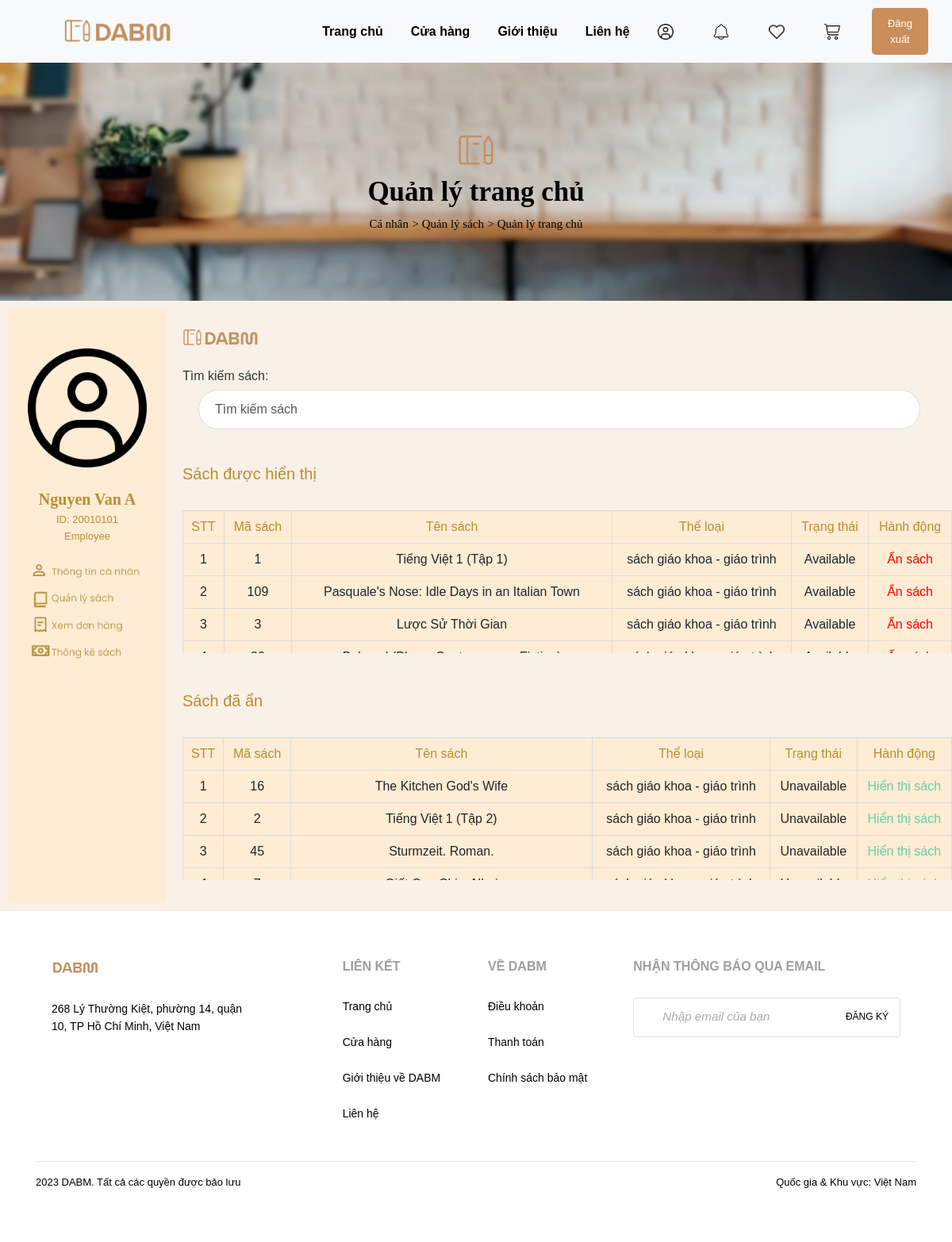
Page /manage_homepage.php (signed in) on the committed database.
### tables this page shows
CREATE TABLE `user` (
  `ID` varchar(45) NOT NULL,
  `sur_name` varchar(45) DEFAULT NULL,
  `last_name` varchar(45) DEFAULT NULL,
  `phone_num` varchar(45) DEFAULT NULL,
  `email` varchar(45) DEFAULT NULL,
  `username` varchar(45) DEFAULT NULL,
  `password` varchar(45) DEFAULT NULL,
  `user_info` longtext DEFAULT NULL
);

CREATE TABLE `book` (
  `book_ID` varchar(45) NOT NULL,
  `book_name` varchar(45) NOT NULL,
  `publication_year` year(4) NOT NULL,
  `release_date` date NOT NULL,
  `page_count` int(11) NOT NULL,
  `purchase_price` mediumint(9) NOT NULL,
  `sale_price` mediumint(9) NOT NULL,
  `remaining_quantity` int(11) NOT NULL,
  `display_status` varbinary(45) NOT NULL,
  `deleted_tag` int(11) NOT NULL DEFAULT 0,
  `description` longtext DEFAULT NULL,
  `publisher_ID` varchar(45) NOT NULL,
  `img_path` varchar(10000) DEFAULT NULL
);

### connection.php (called while the page is built, shortened)
<?php
if(!isset($_SESSION['user_id'])){
    header('location:homepage.php');
}
else{
    $con = require __DIR__ . "/database.php";
}
$id = $_SESSION['user_id'];
$query = "SELECT sur_name, last_name, phone_num, email, username, password, user_info
          FROM user
          WHERE ID = $id;";
$result = mysqli_query($con,$query);
$row = mysqli_fetch_assoc($result);
?>

### manage_homepage.php (the view, shortened to what this page needs)
<?php
    include_once('connection.php');
?>
<!DOCTYPE html>
<html>
<head>
    <link rel="stylesheet" href="https://cdnjs.cloudflare.com/ajax/libs/twitter-bootstrap/4.1.3/css/bootstrap.min.css">
    <link rel="stylesheet" href="css/add_new_book.css">
    <link rel="stylesheet" href="css/header.css">
    <link rel="stylesheet" href="css/footer.css">
    <link rel="stylesheet" href="css/style_duong.css">
    <link rel="stylesheet" href="css/cover-box.css">
    <link rel="stylesheet" href="css/logo.css">
    <link rel="stylesheet" href="css/table.css">
    <link rel="stylesheet" href="css/search.css">
    <link rel="stylesheet" href="css/book_statistic.css">
    <link rel="stylesheet" href="css/manage_homepage.css">
</head>
<body>
    <div class="header">
        <div class="header-left-section">
            <a href="index.html"><img class="header-logo" src="img/logo_DABM.png" alt="Logo"></a>
        </div>
        <div class="header-nav-links">
            <a href="./login_success.php">Trang chủ</a>
            <a href="./features_product_login.php">Cửa hàng</a>
            <a href="#">Giới thiệu</a>
            <a href="#">Liên hệ</a>
        </div>
        <div class="header-right-section">
            <a href="user_employee.php"><img class="header-icon" src="img/icon_user.png" alt="Icon 1"></a>
            <a href="#"><img class="header-icon" src="img/icon_news.png" alt="Icon 2"></a>
            <a href="#"><img class="header-icon" src="img/icon_heart.png" alt="Icon 3"></a>
            <a href="#"><img class="header-icon" src="img/icon_cart.png" alt="Icon 3"></a>
            <button class="header-login-button" onclick="redirectToLogout()">
                Đăng xuất
            </button>
        </div>
    </div>
    <div class="box">
        <img src="img/logo_DABM_3.png" alt="Home Icon" width="50px">
        <p class="box-text">Quản lý trang chủ</p>
        <div>
            <a href="user_employee.php">Cá nhân</a>
            <a href="#">> Quản lý sách</a>
            <a href="book_statistic.php">> Quản lý trang chủ</a>
        </div>
    </div>
    <div class="content">
        <div class="side-box">
            <a href="user_employee.php"><img class="side-box-avatar" src="img/icon_user.png" alt="User Avatar"></a>
            <br>
            <?php
                echo "<p style='font-family: Times New Roman, Times, serif; font-size: 20px; font-weight: bold; margin-bottom: 0; color: #B88E2F'>$row[sur_name] $row[last_name]</p>";
                echo "<p style='font-family: Arial, sans-serif; font-size: 13px; margin-bottom: 0; color: #B88E2F'>ID: $id</p>";
                if ($id == 00000001)
                {
                    echo '<script>alert("You are not authorized to view this content.");</script>';
                    echo '<script>window.location.href = "login_success.php";</script>';
                    exit;
                    echo "<p style='font-family: Arial, sans-serif; font-size: 13px; color: #B88E2F;'>Manager</p>";
                }
                else
                {
                    $query_ = "SELECT ID
                              FROM employee
                              WHERE ID = $id;";
                    $result_ = mysqli_query($con,$query_);
                    $count = mysqli_num_rows($result_);
                    if ($count == 1)
                    {
                        echo "<p style='font-family: Arial, sans-serif; font-size: 13px; color: #B88E2F;'>Employee</p>";
                    }
                    else
                    {
                        echo '<script>alert("You are not authorized to view this content.");</script>';
                        echo '<script>window.location.href = "user_member.php";</script>';
                        exit;
                        echo "<p style='font-family: Arial, sans-serif; font-size: 13px; color: #B88E2F;'>Customer</p>";
                    }
                }
            ?>
            <a href="user_employee.php"><img class="side-box-button" src="img/button_personal_info.png" alt="Button1"></a>
            <a href="list_of_book.php"><img class="side-box-button" src="img/button_book_management.png" alt="Button1"></a>
            <a href="employee_order.php"><img class="side-box-button" src="img/button_check_receipt.png" alt="Button1"></a>
            <a href="book_statistic.php"><img class="side-box-last-button" src="img/button_book_logistics.png" alt="Button1"></a>
        </div>
        <div class="content-box">
            <br>
            <img class="logo_DABM" src="img/logo_DABM.png" alt="Logo">
            <br>
            <br>
            <div class="search-input-box">
                <label for="search_book">Tìm kiếm sách:</label>
                <input type="text" id="search_book" name="search_book" placeholder="Tìm kiếm sách">
            </div>
            <?php
            $count = 1;
            $countt = 1;
            $search_query = isset($_GET['search']) ? $_GET['search'] : '';
            $escaped_search_query = mysqli_real_escape_string($mysqli, $search_query);
            $search_words = explode(' ', $escaped_search_query);
            $conditions = [];
            foreach ($search_words as $word) {
                $conditions[] = "(LOWER(A.book_name) LIKE LOWER('%$word%') OR LOWER(C.genre_name) LIKE LOWER('%$word%') OR A.book_ID LIKE '%$word%')";
            }
            $conditions_query = implode(' AND ', $conditions);
            $sql_test_show = mysqli_query($mysqli, "SELECT A.book_ID, A.book_name, A.display_status, C.genre_name
                FROM `book` as A, `belongs_to` as B, `genre` as C
                WHERE A.book_ID = B.book_ID AND B.genre_ID = C.genre_ID AND A.display_status = 'Available' AND A.deleted_tag = 0
                    AND $conditions_query
                GROUP BY C.genre_name, A.book_ID, A.book_name, A.display_status");
            $sql_test_hide = mysqli_query($mysqli, "SELECT A.book_ID, A.book_name, A.display_status, C.genre_name
                FROM `book` as A, `belongs_to` as B, `genre` as C
                WHERE A.book_ID = B.book_ID AND B.genre_ID = C.genre_ID AND A.display_status = 'Unavailable' AND A.deleted_tag = 0
                    AND $conditions_query
                GROUP BY C.genre_name, A.book_ID, A.book_name, A.display_status");
            ?>
            <div class="shown-book">
                <p style="font-family: Arial, sans-serif; font-size: 20px; color: #B88E2F;">Sách được hiển thị</p>
                <div class="book-table-container">
                    <table class="book-table">
                        <thead>
                            <tr>
                                <th>STT</th>
                                <th>Mã sách</th>
                                <th>Tên sách</th>
                                <th>Thể loại</th>
                                <th>Trạng thái</th>
                                <th>Hành động</th>
                            </tr>
                        </thead>
                        <tbody id="shown-book-table-body" >
                        <?php
                            while($item = mysqli_fetch_array($sql_test_show)) {
                        ?>
                            <tr data-book-id="<?php echo $item['book_ID']; ?>" data-display-status="<?php echo $item['display_status']; ?>">
                                <th onclick="ViewDetail1()"><?php echo $count++ ?></th>
                                <th onclick="ViewDetail1()"><?php echo $item['book_ID'] ?></th>
                                <th onclick="ViewDetail1()"><?php echo $item['book_name'] ?></th>
                                <th onclick="ViewDetail1()"><?php echo $item['genre_name'] ?></th>
                                <th onclick="ViewDetail1()"><?php echo $item['display_status'] ?></th>
                                <th style="color: red;" onclick="SelectToHideBook()">Ẩn sách</th>
                            </tr>
                        <?php
                            }
                        ?>
                        </tbody>
                    </table>
                </div>
            </div>
            <div class="unshown-book">
                <br>
                <p style="font-family: Arial, sans-serif; font-size: 20px; color: #B88E2F;">Sách đã ẩn</p>
                <div class="book-table-container">
                    <table class="book-table">
                        <thead>
                            <tr>
                                <th>STT</th>
                                <th>Mã sách</th>
                                <th>Tên sách</th>
                                <th>Thể loại</th>
                                <th>Trạng thái</th>
                                <th>Hành động</th>
                            </tr>
                        </thead>
                        <tbody id="unshown-book-table-body">
                        <?php
                            while($itemm = mysqli_fetch_array($sql_test_hide)) {
                        ?>
                            <tr data-book-id="<?php echo $itemm['book_ID']; ?>" data-display-status="<?php echo $itemm['display_status']; ?>">
                                <th onclick="ViewDetail2()"><?php echo $countt++ ?></th>
                                <th onclick="ViewDetail2()"><?php echo $itemm['book_ID'] ?></th>
                                <th onclick="ViewDetail2()"><?php echo $itemm['book_name'] ?></th>
                                <th onclick="ViewDetail2()"><?php echo $itemm['genre_name'] ?></th>
                                <th onclick="ViewDetail2()"><?php echo $itemm['display_status'] ?></th>
                                <th style="color:mediumaquamarine;" onclick="SelectToShowBook()">Hiển thị sách</th>
                            </tr>
                        <?php
                            }
                        ?>
                        </tbody>
                    </table>
                </div>
            </div>
        </div>
    </div>
    <div class="footer">
      <footer>
          <div class="container">
              <div class="row">
                  <div class="col-md-6 col-lg-4 item">
                      <h3><img class="footer-logo" src="img/logo_DABM_2.png" alt="Logo"></h3>
                      <ul>
                          <br>
                          <li>268 Lý Thường Kiệt, phường 14, quận</li>
                          <li>10, TP Hồ Chí Minh, Việt Nam</li>
                      </ul>
                  </div>
                  <div class="col-md-6 col-lg-2 item">
                      <h3>LIÊN KẾT</h3>
                      <ul>
                          <br>
                          <li><a href="login_success.php">Trang chủ</a></li>
                          <br>
                          <li><a href="features_product_login.php">Cửa hàng</a></li>
                          <br>
                          <li><a href="#">Giới thiệu về DABM</a></li>
                          <br>
                          <li><a href="#">Liên hệ</a></li>
                          <br>
                      </ul>
                  </div>
                  <div class="col-md-6 col-lg-2 item">
                      <h3>VỀ DABM</h3>
                      <ul>
                          <br>
                          <li><a href="#">Điều khoản</a></li>
                          <br>
                          <li><a href="customer_order_history.php">Thanh toán</a></li>
                          <br>
                          <li><a href="#">Chính sách bảo mật</a></li>
                      </ul>
                  </div>
                  <div class="col-md-6 col-lg-4 item">
                      <h3>NHẬN THÔNG BÁO QUA EMAIL</h3>
                      <ul>
                          <br>
                          <div class="p-1 rounded border">
                              <div class="input-group">
                                  <input type="email" placeholder="Nhập email của bạn" class="form-control border-0 shadow-0">
                                  <div class="input-group-append">
                                      <a class="email_signup_button" href="index.html">ĐĂNG KÝ</a>
                                  </div>
                              </div>
                          </div>
                      </ul>
                  </div>
              </div>
              <hr>
              <p>
                  <div style="display: flex; justify-content: space-between; opacity:1; font-size:13px; margin-bottom:0;">
                  <div style="text-align: left;">2023 DABM. Tất cả các quyền được bảo lưu</div>
                  <div style="text-align: right;">Quốc gia & Khu vực: Việt Nam</div>
              </div></p>
          </div>
      </footer>
    </div>
</body>
</html>

### rows in the picture
user: sur_name "Nguyen Van", last_name "A"
book: book_ID "1", book_name "Tiếng Việt 1 (Tập 1)", genre_name "sách giáo khoa - giáo trình", display_status "Available"
book: book_ID "109", book_name "Pasquale's Nose: Idle Days in an Italian Town", genre_name "sách giáo khoa - giáo trình", display_status "Available"
book: book_ID "3", book_name "Lược Sử Thời Gian", genre_name "sách giáo khoa - giáo trình", display_status "Available"
book: book_ID "16", book_name "The Kitchen God's Wife", genre_name "sách giáo khoa - giáo trình", display_status "Unavailable"
book: book_ID "2", book_name "Tiếng Việt 1 (Tập 2)", genre_name "sách giáo khoa - giáo trình", display_status "Unavailable"
book: book_ID "45", book_name "Sturmzeit. Roman.", genre_name "sách giáo khoa - giáo trình", display_status "Unavailable"

### other values in the picture
$id "20010101"
